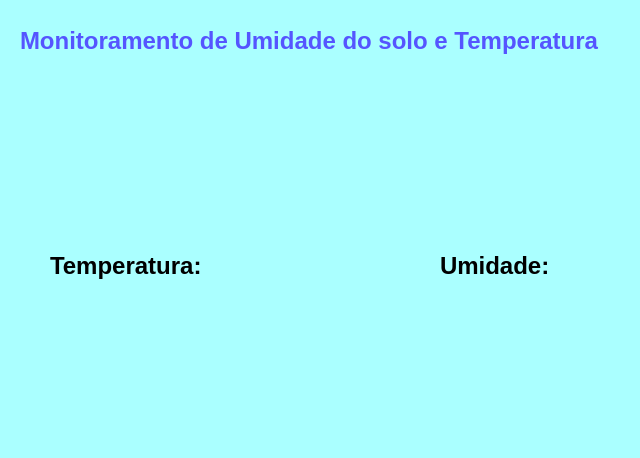
<?xml version="1.0" encoding="UTF-8"?>
<ui version="4.0">
 <class>MainWindow</class>
 <widget class="QMainWindow" name="MainWindow">
  <property name="geometry">
   <rect>
    <x>0</x>
    <y>0</y>
    <width>640</width>
    <height>458</height>
   </rect>
  </property>
  <property name="windowTitle">
   <string>Fazenda do seu Zé</string>
  </property>
  <property name="styleSheet">
   <string notr="true">background-color: rgb(170, 255, 255);</string>
  </property>
  <widget class="QWidget" name="centralwidget">
   <widget class="QLabel" name="label">
    <property name="geometry">
     <rect>
      <x>20</x>
      <y>10</y>
      <width>608</width>
      <height>61</height>
     </rect>
    </property>
    <property name="font">
     <font>
      <pointsize>18</pointsize>
      <weight>75</weight>
      <bold>true</bold>
     </font>
    </property>
    <property name="styleSheet">
     <string notr="true">color: rgb(85, 85, 255);
background-color: rgb(170, 255, 255);</string>
    </property>
    <property name="text">
     <string>Monitoramento de Umidade do solo e Temperatura</string>
    </property>
   </widget>
   <widget class="QLabel" name="label_2">
    <property name="geometry">
     <rect>
      <x>50</x>
      <y>240</y>
      <width>181</width>
      <height>51</height>
     </rect>
    </property>
    <property name="font">
     <font>
      <pointsize>18</pointsize>
      <weight>75</weight>
      <bold>true</bold>
     </font>
    </property>
    <property name="styleSheet">
     <string notr="true">background-color: rgb(170, 255, 255);</string>
    </property>
    <property name="text">
     <string>Temperatura:</string>
    </property>
   </widget>
   <widget class="QLabel" name="label_3">
    <property name="geometry">
     <rect>
      <x>440</x>
      <y>240</y>
      <width>181</width>
      <height>51</height>
     </rect>
    </property>
    <property name="font">
     <font>
      <pointsize>18</pointsize>
      <weight>75</weight>
      <bold>true</bold>
     </font>
    </property>
    <property name="styleSheet">
     <string notr="true">background-color: rgb(170, 255, 255);</string>
    </property>
    <property name="text">
     <string>Umidade:</string>
    </property>
   </widget>
   <widget class="QLabel" name="label_4">
    <property name="geometry">
     <rect>
      <x>70</x>
      <y>100</y>
      <width>161</width>
      <height>141</height>
     </rect>
    </property>
    <property name="styleSheet">
     <string notr="true">background-color: rgb(170, 255, 255);</string>
    </property>
    <property name="text">
     <string/>
    </property>
    <property name="pixmap">
     <pixmap>temperatura.png</pixmap>
    </property>
   </widget>
   <widget class="QLabel" name="label_5">
    <property name="geometry">
     <rect>
      <x>420</x>
      <y>100</y>
      <width>141</width>
      <height>131</height>
     </rect>
    </property>
    <property name="styleSheet">
     <string notr="true">background-color: rgb(170, 255, 255);</string>
    </property>
    <property name="text">
     <string/>
    </property>
    <property name="pixmap">
     <pixmap>umidade.png</pixmap>
    </property>
   </widget>
   <widget class="QLabel" name="label_6">
    <property name="geometry">
     <rect>
      <x>40</x>
      <y>290</y>
      <width>281</width>
      <height>111</height>
     </rect>
    </property>
    <property name="font">
     <font>
      <pointsize>46</pointsize>
     </font>
    </property>
    <property name="styleSheet">
     <string notr="true">color: rgb(85, 0, 0);
background-color: rgb(170, 255, 255);</string>
    </property>
    <property name="text">
     <string/>
    </property>
   </widget>
   <widget class="QLabel" name="label_7">
    <property name="geometry">
     <rect>
      <x>410</x>
      <y>290</y>
      <width>181</width>
      <height>101</height>
     </rect>
    </property>
    <property name="font">
     <font>
      <pointsize>46</pointsize>
     </font>
    </property>
    <property name="styleSheet">
     <string notr="true">color: rgb(0, 0, 255);
background-color: rgb(170, 255, 255);</string>
    </property>
    <property name="text">
     <string/>
    </property>
   </widget>
  </widget>
  <widget class="QMenuBar" name="menubar">
   <property name="geometry">
    <rect>
     <x>0</x>
     <y>0</y>
     <width>630</width>
     <height>21</height>
    </rect>
   </property>
  </widget>
  <widget class="QStatusBar" name="statusbar"/>
 </widget>
 <resources/>
 <connections/>
</ui>
